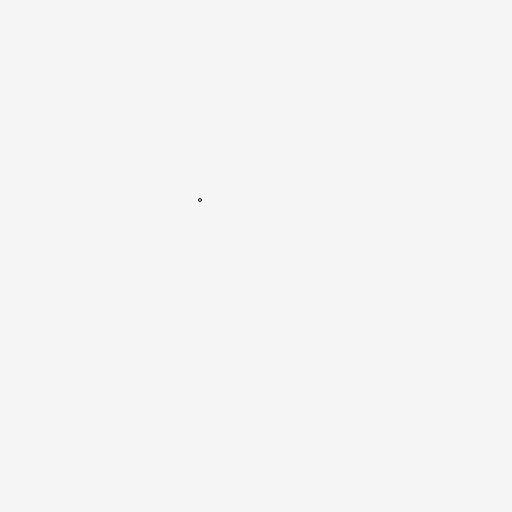
Frame 1 (no input)
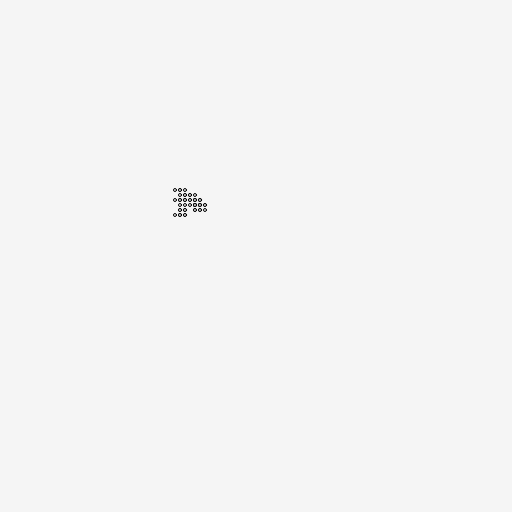
Frame 60 (no input)
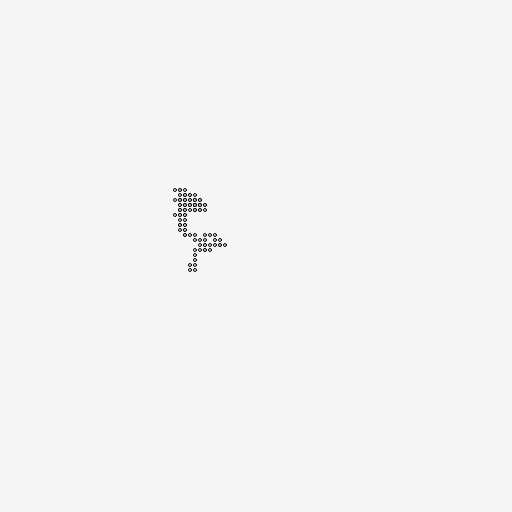
Frame 120 (the mouse pressed at the canvas centre since frame 60)

The p5.js sketch that drew these frames (run headless with seeded random() and noise() and a simulated clock; from frame 60 on, the mouse is pressed at the canvas centre):

// p5.js sketch
// ── sketch.js
let x = 200;
let y = 200;
let stepSize = 5;

function setup() {
  createCanvas(512, 512);
  background(245);
}

function draw() {
  
  circle(x, y, 3);

  // move walker north, south, east or west
  let num = floor(random(0, 4));
  if (num == 0) {
    x = x + stepSize;
  } else if (num == 1) {
    x = x - stepSize;
  } else if (num == 2) {
    y = y + stepSize;
  } else if (num == 3) {
    y = y - stepSize;
  }
  
  // prevent walker from going off the canvas
  if (x < 0) x = 0;
  if (x > width) x = width;
  if (y < 0) y = 0;
  if (y > height) y = height;  
}
